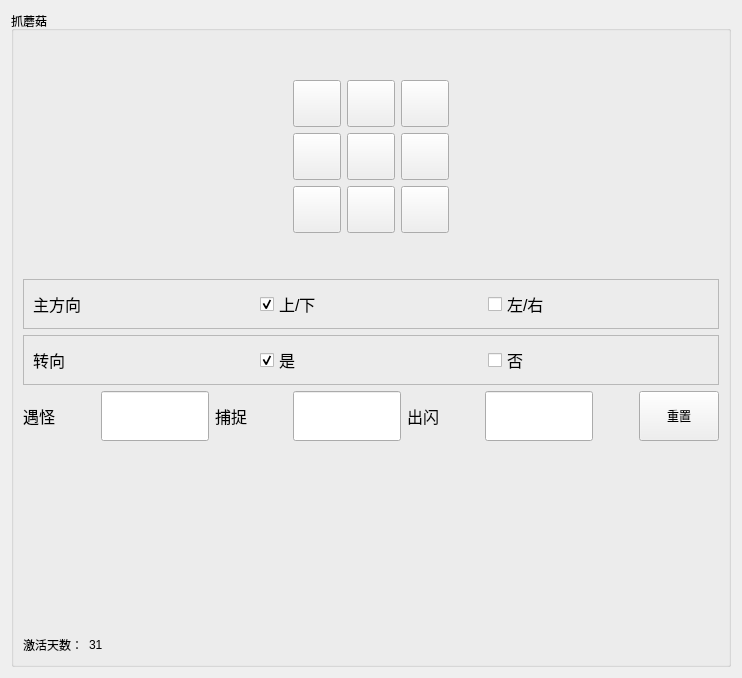
         <widget class="QWidget" name="tab_11">
          <attribute name="icon">
           <iconset>
            <normaloff>assets/PNG/pokemon.png</normaloff>assets/PNG/pokemon.png</iconset>
          </attribute>
          <attribute name="title">
           <string/>
          </attribute>
          <layout class="QVBoxLayout" name="verticalLayout_16">
           <item>
            <widget class="QGroupBox" name="groupA1_6">
             <property name="title">
              <string>抓蘑菇</string>
             </property>
             <layout class="QVBoxLayout" name="verticalLayout_15">
              <item>
               <layout class="QHBoxLayout" name="horizontalLayout_34">
                <item>
                 <layout class="QGridLayout" name="gridLayout_4" rowstretch="1,3,3,3,1" columnstretch="1,3,3,3,1" rowminimumheight="1,3,3,3,1" columnminimumwidth="1,3,3,3,1">
                  <property name="sizeConstraint">
                   <enum>QLayout::SizeConstraint::SetNoConstraint</enum>
                  </property>
                  <item row="1" column="2">
                   <widget class="QToolButton" name="toolButton_28">
                    <property name="text">
                     <string/>
                    </property>
                    <property name="icon">
                     <iconset>
                      <normaloff>assets/PNG/top.png</normaloff>assets/PNG/top.png</iconset>
                    </property>
                    <property name="iconSize">
                     <size>
                      <width>40</width>
                      <height>40</height>
                     </size>
                    </property>
                   </widget>
                  </item>
                  <item row="1" column="3">
                   <widget class="QToolButton" name="toolButton_29">
                    <property name="text">
                     <string/>
                    </property>
                    <property name="icon">
                     <iconset>
                      <normaloff>assets/PNG/right-tip.png</normaloff>assets/PNG/right-tip.png</iconset>
                    </property>
                    <property name="iconSize">
                     <size>
                      <width>40</width>
                      <height>40</height>
                     </size>
                    </property>
                   </widget>
                  </item>
                  <item row="3" column="1">
                   <widget class="QToolButton" name="toolButton_30">
                    <property name="text">
                     <string/>
                    </property>
                    <property name="icon">
                     <iconset>
                      <normaloff>assets/PNG/left-bottom.png</normaloff>assets/PNG/left-bottom.png</iconset>
                    </property>
                    <property name="iconSize">
                     <size>
                      <width>40</width>
                      <height>40</height>
                     </size>
                    </property>
                   </widget>
                  </item>
                  <item row="2" column="3">
                   <widget class="QToolButton" name="toolButton_31">
                    <property name="text">
                     <string/>
                    </property>
                    <property name="icon">
                     <iconset>
                      <normaloff>assets/PNG/right.png</normaloff>assets/PNG/right.png</iconset>
                    </property>
                    <property name="iconSize">
                     <size>
                      <width>40</width>
                      <height>40</height>
                     </size>
                    </property>
                   </widget>
                  </item>
                  <item row="2" column="4">
                   <spacer name="horizontalSpacer_57">
                    <property name="orientation">
                     <enum>Qt::Orientation::Horizontal</enum>
                    </property>
                    <property name="sizeHint" stdset="0">
                     <size>
                      <width>40</width>
                      <height>20</height>
                     </size>
                    </property>
                   </spacer>
                  </item>
                  <item row="2" column="2">
                   <widget class="QToolButton" name="toolButton_32">
                    <property name="text">
                     <string/>
                    </property>
                    <property name="icon">
                     <iconset>
                      <normaloff>assets/PNG/start.png</normaloff>assets/PNG/start.png</iconset>
                    </property>
                    <property name="iconSize">
                     <size>
                      <width>40</width>
                      <height>40</height>
                     </size>
                    </property>
                   </widget>
                  </item>
                  <item row="2" column="0">
                   <spacer name="horizontalSpacer_58">
                    <property name="orientation">
                     <enum>Qt::Orientation::Horizontal</enum>
                    </property>
                    <property name="sizeHint" stdset="0">
                     <size>
                      <width>40</width>
                      <height>20</height>
                     </size>
                    </property>
                   </spacer>
                  </item>
                  <item row="3" column="3">
                   <widget class="QToolButton" name="toolButton_33">
                    <property name="text">
                     <string/>
                    </property>
                    <property name="icon">
                     <iconset>
                      <normaloff>assets/PNG/right-bottom.png</normaloff>assets/PNG/right-bottom.png</iconset>
                    </property>
                    <property name="iconSize">
                     <size>
                      <width>40</width>
                      <height>40</height>
                     </size>
                    </property>
                   </widget>
                  </item>
                  <item row="0" column="2">
                   <spacer name="verticalSpacer_20">
                    <property name="orientation">
                     <enum>Qt::Orientation::Vertical</enum>
                    </property>
                    <property name="sizeHint" stdset="0">
                     <size>
                      <width>20</width>
                      <height>40</height>
                     </size>
                    </property>
                   </spacer>
                  </item>
                  <item row="3" column="2">
                   <widget class="QToolButton" name="toolButton_34">
                    <property name="text">
                     <string/>
                    </property>
                    <property name="icon">
                     <iconset>
                      <normaloff>assets/PNG/bottom.png</normaloff>assets/PNG/bottom.png</iconset>
                    </property>
                    <property name="iconSize">
                     <size>
                      <width>40</width>
                      <height>40</height>
                     </size>
                    </property>
                   </widget>
                  </item>
                  <item row="1" column="1">
                   <widget class="QToolButton" name="toolButton_35">
                    <property name="text">
                     <string/>
                    </property>
                    <property name="icon">
                     <iconset>
                      <normaloff>assets/PNG/left-top.png</normaloff>assets/PNG/left-top.png</iconset>
                    </property>
                    <property name="iconSize">
                     <size>
                      <width>40</width>
                      <height>40</height>
                     </size>
                    </property>
                   </widget>
                  </item>
                  <item row="2" column="1">
                   <widget class="QToolButton" name="toolButton_36">
                    <property name="text">
                     <string/>
                    </property>
                    <property name="icon">
                     <iconset>
                      <normaloff>assets/PNG/left.png</normaloff>assets/PNG/left.png</iconset>
                    </property>
                    <property name="iconSize">
                     <size>
                      <width>40</width>
                      <height>40</height>
                     </size>
                    </property>
                   </widget>
                  </item>
                  <item row="4" column="2">
                   <spacer name="verticalSpacer_21">
                    <property name="orientation">
                     <enum>Qt::Orientation::Vertical</enum>
                    </property>
                    <property name="sizeHint" stdset="0">
                     <size>
                      <width>20</width>
                      <height>40</height>
                     </size>
                    </property>
                   </spacer>
                  </item>
                 </layout>
                </item>
               </layout>
              </item>
              <item>
               <widget class="QFrame" name="framedir_4">
                <property name="sizePolicy">
                 <sizepolicy hsizetype="Preferred" vsizetype="Preferred">
                  <horstretch>0</horstretch>
                  <verstretch>0</verstretch>
                 </sizepolicy>
                </property>
                <property name="frameShape">
                 <enum>QFrame::Shape::StyledPanel</enum>
                </property>
                <property name="frameShadow">
                 <enum>QFrame::Shadow::Raised</enum>
                </property>
                <layout class="QHBoxLayout" name="horizontalLayout_35">
                 <item>
                  <layout class="QHBoxLayout" name="horizontalLayout_36">
                   <item>
                    <widget class="QLabel" name="label_27">
                     <property name="font">
                      <font>
                       <pointsize>12</pointsize>
                      </font>
                     </property>
                     <property name="text">
                      <string>主方向</string>
                     </property>
                    </widget>
                   </item>
                   <item>
                    <widget class="QCheckBox" name="checkBox_13">
                     <property name="font">
                      <font>
                       <pointsize>12</pointsize>
                      </font>
                     </property>
                     <property name="text">
                      <string>上/下</string>
                     </property>
                     <property name="checked">
                      <bool>true</bool>
                     </property>
                     <property name="autoExclusive">
                      <bool>true</bool>
                     </property>
                     <property name="tristate">
                      <bool>false</bool>
                     </property>
                    </widget>
                   </item>
                   <item>
                    <widget class="QCheckBox" name="checkBox_14">
                     <property name="font">
                      <font>
                       <pointsize>12</pointsize>
                      </font>
                     </property>
                     <property name="text">
                      <string>左/右</string>
                     </property>
                     <property name="autoExclusive">
                      <bool>true</bool>
                     </property>
                    </widget>
                   </item>
                  </layout>
                 </item>
                </layout>
               </widget>
              </item>
              <item>
               <widget class="QFrame" name="frameturn_4">
                <property name="sizePolicy">
                 <sizepolicy hsizetype="Preferred" vsizetype="Preferred">
                  <horstretch>0</horstretch>
                  <verstretch>0</verstretch>
                 </sizepolicy>
                </property>
                <property name="frameShape">
                 <enum>QFrame::Shape::StyledPanel</enum>
                </property>
                <property name="frameShadow">
                 <enum>QFrame::Shadow::Raised</enum>
                </property>
                <layout class="QHBoxLayout" name="horizontalLayout_41">
                 <item>
                  <layout class="QHBoxLayout" name="horizontalLayout_42">
                   <item>
                    <widget class="QLabel" name="label_28">
                     <property name="font">
                      <font>
                       <pointsize>12</pointsize>
                      </font>
                     </property>
                     <property name="text">
                      <string>转向</string>
                     </property>
                    </widget>
                   </item>
                   <item>
                    <widget class="QCheckBox" name="checkBox_15">
                     <property name="font">
                      <font>
                       <pointsize>12</pointsize>
                      </font>
                     </property>
                     <property name="text">
                      <string>是</string>
                     </property>
                     <property name="checked">
                      <bool>true</bool>
                     </property>
                     <property name="autoExclusive">
                      <bool>true</bool>
                     </property>
                     <property name="tristate">
                      <bool>false</bool>
                     </property>
                    </widget>
                   </item>
                   <item>
                    <widget class="QCheckBox" name="checkBox_16">
                     <property name="font">
                      <font>
                       <pointsize>12</pointsize>
                      </font>
                     </property>
                     <property name="text">
                      <string>否</string>
                     </property>
                     <property name="autoExclusive">
                      <bool>true</bool>
                     </property>
                    </widget>
                   </item>
                  </layout>
                 </item>
                </layout>
               </widget>
              </item>
              <item>
               <layout class="QHBoxLayout" name="horizontalLayout_43" stretch="0,0,0,0,0,0,0,0,0,0,0">
                <item>
                 <widget class="QLabel" name="label_37">
                  <property name="font">
                   <font>
                    <pointsize>12</pointsize>
                   </font>
                  </property>
                  <property name="text">
                   <string>遇怪</string>
                  </property>
                 </widget>
                </item>
                <item>
                 <spacer name="horizontalSpacer_59">
                  <property name="orientation">
                   <enum>Qt::Orientation::Horizontal</enum>
                  </property>
                  <property name="sizeHint" stdset="0">
                   <size>
                    <width>40</width>
                    <height>20</height>
                   </size>
                  </property>
                 </spacer>
                </item>
                <item>
                 <widget class="QLineEdit" name="lineEdit_13">
                  <property name="sizePolicy">
                   <sizepolicy hsizetype="Maximum" vsizetype="Maximum">
                    <horstretch>0</horstretch>
                    <verstretch>0</verstretch>
                   </sizepolicy>
                  </property>
                  <property name="minimumSize">
                   <size>
                    <width>100</width>
                    <height>50</height>
                   </size>
                  </property>
                 </widget>
                </item>
                <item>
                 <widget class="QLabel" name="label_48">
                  <property name="font">
                   <font>
                    <pointsize>12</pointsize>
                   </font>
                  </property>
                  <property name="text">
                   <string>捕捉</string>
                  </property>
                 </widget>
                </item>
                <item>
                 <spacer name="horizontalSpacer_70">
                  <property name="orientation">
                   <enum>Qt::Orientation::Horizontal</enum>
                  </property>
                  <property name="sizeHint" stdset="0">
                   <size>
                    <width>40</width>
                    <height>20</height>
                   </size>
                  </property>
                 </spacer>
                </item>
                <item>
                 <widget class="QLineEdit" name="lineEdit_18">
                  <property name="sizePolicy">
                   <sizepolicy hsizetype="Maximum" vsizetype="Maximum">
                    <horstretch>0</horstretch>
                    <verstretch>0</verstretch>
                   </sizepolicy>
                  </property>
                  <property name="minimumSize">
                   <size>
                    <width>100</width>
                    <height>50</height>
                   </size>
                  </property>
                 </widget>
                </item>
                <item>
                 <widget class="QLabel" name="label_38">
                  <property name="font">
                   <font>
                    <pointsize>12</pointsize>
                   </font>
                  </property>
                  <property name="text">
                   <string>出闪</string>
                  </property>
                 </widget>
                </item>
                <item>
                 <spacer name="horizontalSpacer_72">
                  <property name="orientation">
                   <enum>Qt::Orientation::Horizontal</enum>
                  </property>
                  <property name="sizeHint" stdset="0">
                   <size>
                    <width>40</width>
                    <height>20</height>
                   </size>
                  </property>
                 </spacer>
                </item>
                <item>
                 <widget class="QLineEdit" name="lineEdit_14">
                  <property name="sizePolicy">
                   <sizepolicy hsizetype="Expanding" vsizetype="Maximum">
                    <horstretch>0</horstretch>
                    <verstretch>0</verstretch>
                   </sizepolicy>
                  </property>
                  <property name="minimumSize">
                   <size>
                    <width>100</width>
                    <height>50</height>
                   </size>
                  </property>
                 </widget>
                </item>
                <item>
                 <spacer name="horizontalSpacer_61">
                  <property name="orientation">
                   <enum>Qt::Orientation::Horizontal</enum>
                  </property>
                  <property name="sizeHint" stdset="0">
                   <size>
                    <width>40</width>
                    <height>20</height>
                   </size>
                  </property>
                 </spacer>
                </item>
                <item>
                 <widget class="QPushButton" name="pushButton_7">
                  <property name="sizePolicy">
                   <sizepolicy hsizetype="Minimum" vsizetype="Maximum">
                    <horstretch>0</horstretch>
                    <verstretch>0</verstretch>
                   </sizepolicy>
                  </property>
                  <property name="minimumSize">
                   <size>
                    <width>0</width>
                    <height>50</height>
                   </size>
                  </property>
                  <property name="text">
                   <string>重置</string>
                  </property>
                 </widget>
                </item>
               </layout>
              </item>
              <item>
               <spacer name="verticalSpacer_22">
                <property name="orientation">
                 <enum>Qt::Orientation::Vertical</enum>
                </property>
                <property name="sizeHint" stdset="0">
                 <size>
                  <width>20</width>
                  <height>188</height>
                 </size>
                </property>
               </spacer>
              </item>
              <item>
               <layout class="QHBoxLayout" name="horizontalLayout_44" stretch="1,1,10">
                <item>
                 <widget class="QLabel" name="label_39">
                  <property name="sizePolicy">
                   <sizepolicy hsizetype="Fixed" vsizetype="Preferred">
                    <horstretch>0</horstretch>
                    <verstretch>0</verstretch>
                   </sizepolicy>
                  </property>
                  <property name="text">
                   <string>激活天数：</string>
                  </property>
                 </widget>
                </item>
                <item>
                 <widget class="QLabel" name="label_40">
                  <property name="sizePolicy">
                   <sizepolicy hsizetype="Fixed" vsizetype="Preferred">
                    <horstretch>0</horstretch>
                    <verstretch>0</verstretch>
                   </sizepolicy>
                  </property>
                  <property name="text">
                   <string>31</string>
                  </property>
                 </widget>
                </item>
                <item>
                 <spacer name="horizontalSpacer_62">
                  <property name="orientation">
                   <enum>Qt::Orientation::Horizontal</enum>
                  </property>
                  <property name="sizeHint" stdset="0">
                   <size>
                    <width>40</width>
                    <height>20</height>
                   </size>
                  </property>
                 </spacer>
                </item>
               </layout>
              </item>
             </layout>
            </widget>
           </item>
          </layout>
         </widget>
